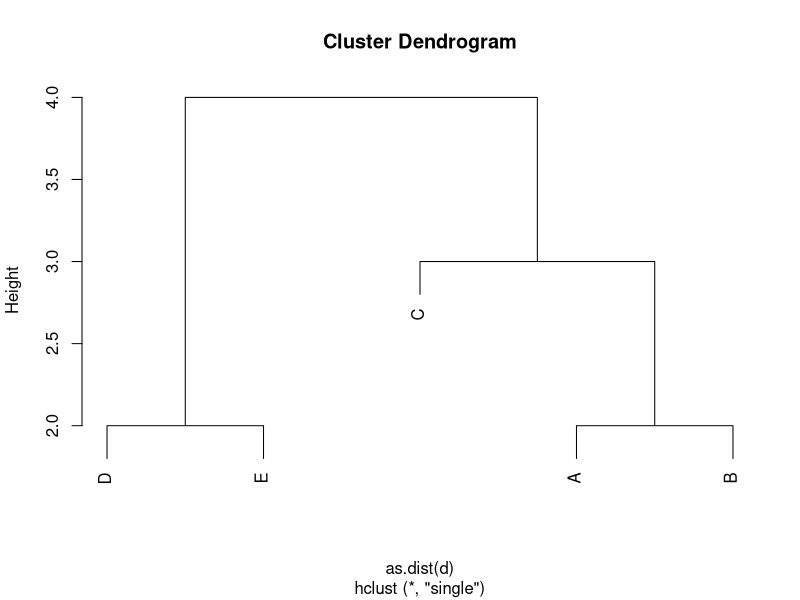
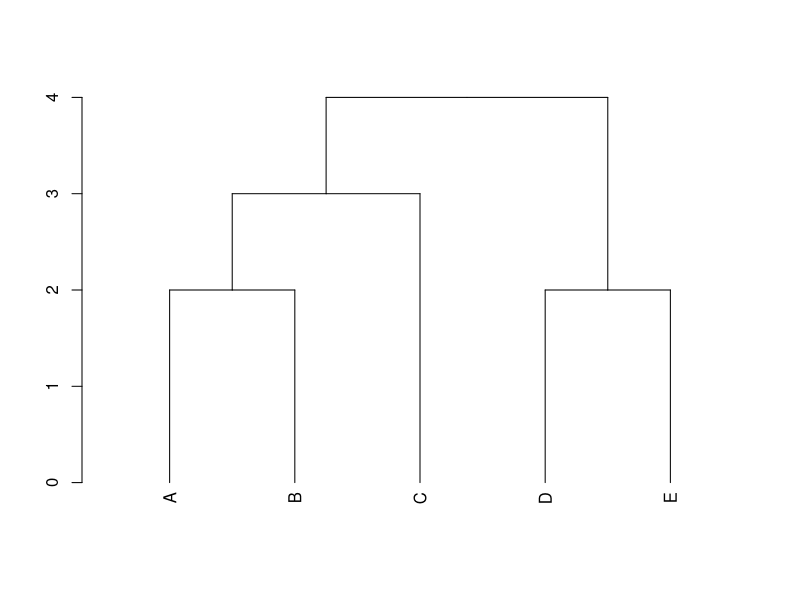

The R script that drew these images, in order: (Note: this script raises an error after producing the figures.)
# Exercise 1

d <- matrix(c(0, 2, 3, 4.5, 4.5,
              2, 0, 4, 5, 5,
              3, 4, 0, 5, 4,
              4.5, 5, 5, 0, 2,
              4.5, 5, 4, 2, 0), nrow = 5)
row.names(d) <- c('A', 'B', 'C', 'D', 'E')

hd <- hclust(as.dist(d), method='single')
plot(hd)
dd <- as.dendrogram(hd)
wts <- c(1,2,5,10,12)
dd.reorder <- reorder(dd, wts = wts)
plot(dd.reorder)


# Exercise 2
install.packages('flexclust')
data(milk, package = "flexclust")
#milk - 
nr <- nrow(milk)
d <- matrix(0, nr, nr)
colnames(d) <- rownames(d) <- rownames(milk)
for (i in 1:(nr-1)){
  for (j in (i+1):nr){
    d[i, j] <- d[j, i] <- sqrt(sum((milk[i,] - milk[j,])**2))
  }
}
d



R_euclid <- function(x, nc, nr, i1, i2){

  res <- 0
  for (j in 1:nc){
    dev <- (x[i1] - x[i2])
    res <- res + dev**2
    i1 <- i1 + nr
    i2 <- i2 + nr
  }
  sqrt(res)
}

R_dist <- function(x){
  nc <- ncol(x); nr <- nrow(x)

  x <- unname(unlist(c(x))) # convert it to a vector by column
  res <- matrix(0, nr, nr)
  for (i1 in 1:(nr-1)){
    for (i2 in (i1+1):nr){
      res[i1, i2] <- res[i2, i1] <- R_euclid(x, nc, nr, i1, i2)
    }
  }
  res
}
all(R_dist(milk) == unname(d))
